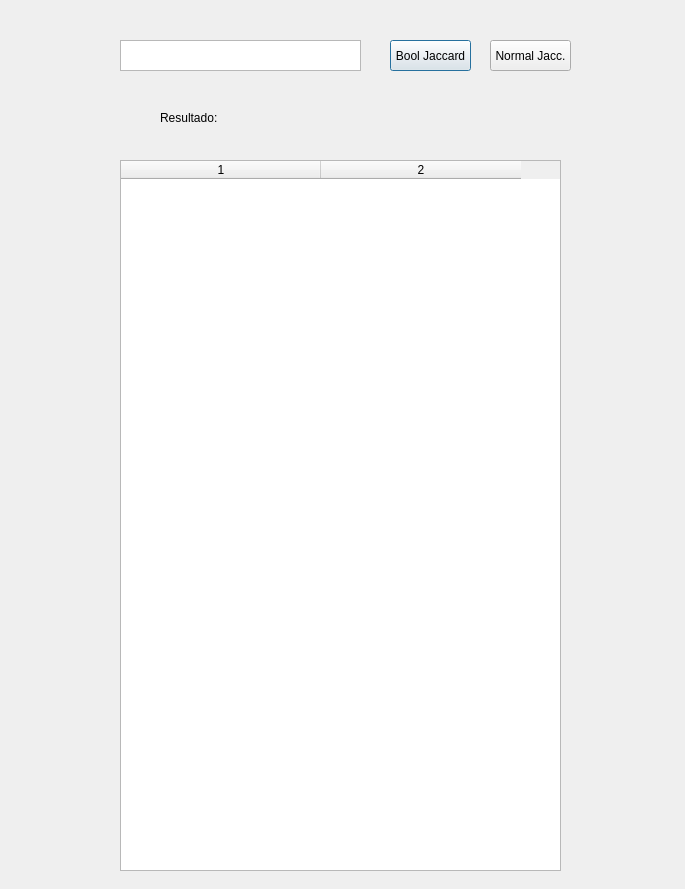
<?xml version="1.0" encoding="UTF-8"?>
<ui version="4.0">
 <class>Dialog</class>
 <widget class="QDialog" name="Dialog">
  <property name="geometry">
   <rect>
    <x>0</x>
    <y>0</y>
    <width>685</width>
    <height>889</height>
   </rect>
  </property>
  <property name="windowTitle">
   <string>Dialog</string>
  </property>
  <widget class="QPushButton" name="btnProcessBool">
   <property name="geometry">
    <rect>
     <x>390</x>
     <y>40</y>
     <width>81</width>
     <height>31</height>
    </rect>
   </property>
   <property name="text">
    <string>Bool Jaccard</string>
   </property>
  </widget>
  <widget class="QTextEdit" name="txtWord">
   <property name="geometry">
    <rect>
     <x>120</x>
     <y>40</y>
     <width>241</width>
     <height>31</height>
    </rect>
   </property>
  </widget>
  <widget class="QPushButton" name="btnProcessDistance">
   <property name="geometry">
    <rect>
     <x>490</x>
     <y>40</y>
     <width>81</width>
     <height>31</height>
    </rect>
   </property>
   <property name="text">
    <string>Normal Jacc.</string>
   </property>
  </widget>
  <widget class="QTableWidget" name="tblResults">
   <property name="geometry">
    <rect>
     <x>120</x>
     <y>160</y>
     <width>441</width>
     <height>711</height>
    </rect>
   </property>
   <property name="sizeAdjustPolicy">
    <enum>QAbstractScrollArea::AdjustToContentsOnFirstShow</enum>
   </property>
   <property name="alternatingRowColors">
    <bool>false</bool>
   </property>
   <property name="rowCount">
    <number>0</number>
   </property>
   <property name="columnCount">
    <number>2</number>
   </property>
   <attribute name="horizontalHeaderDefaultSectionSize">
    <number>200</number>
   </attribute>
   <attribute name="horizontalHeaderMinimumSectionSize">
    <number>20</number>
   </attribute>
   <column/>
   <column/>
  </widget>
  <widget class="QLabel" name="lblAlert">
   <property name="geometry">
    <rect>
     <x>160</x>
     <y>110</y>
     <width>57</width>
     <height>15</height>
    </rect>
   </property>
   <property name="text">
    <string>Resultado: </string>
   </property>
  </widget>
 </widget>
 <resources/>
 <connections/>
</ui>
